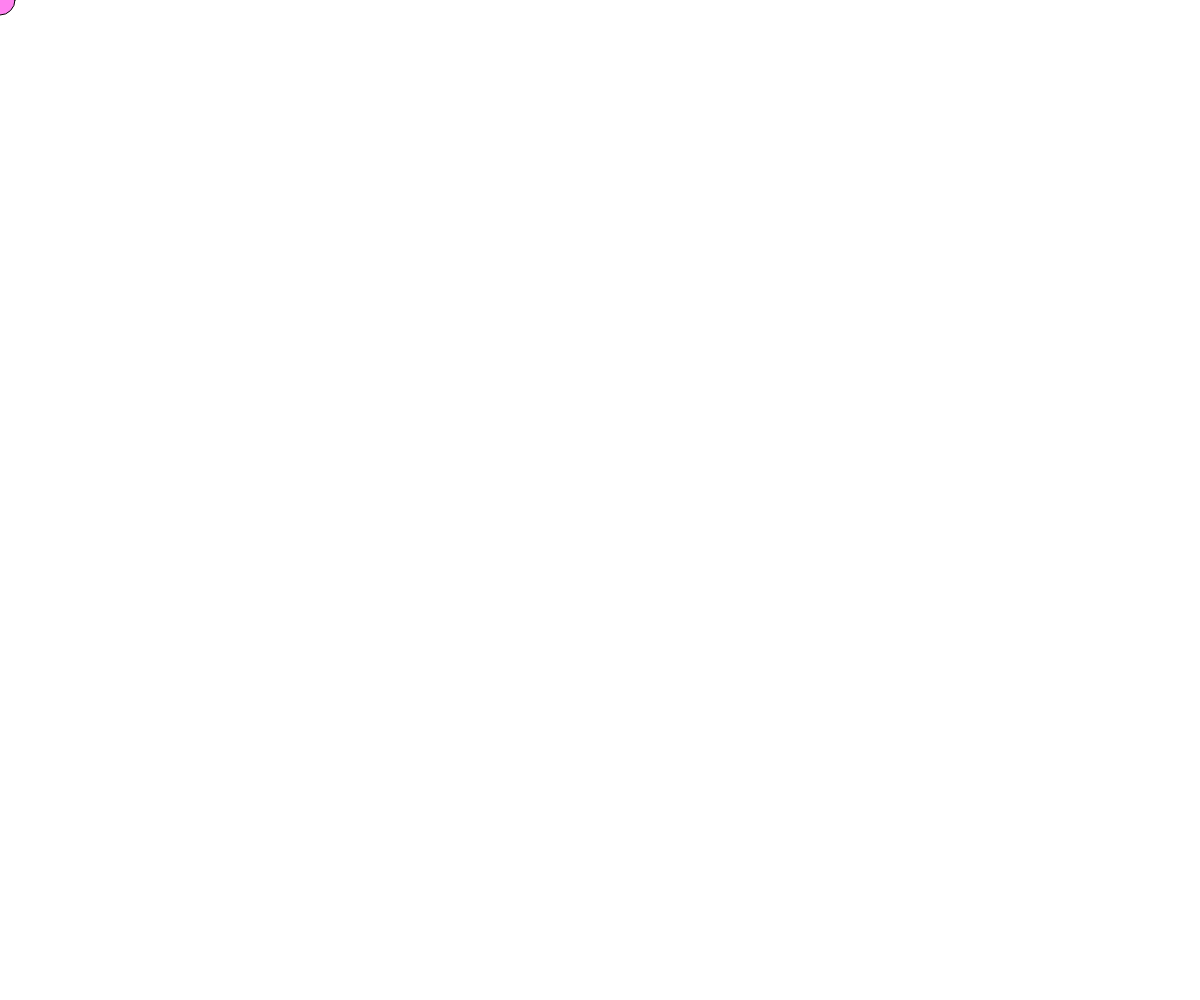
Frame 1 (no input)
Frame 60 (no input): identical to frame 1, image omitted
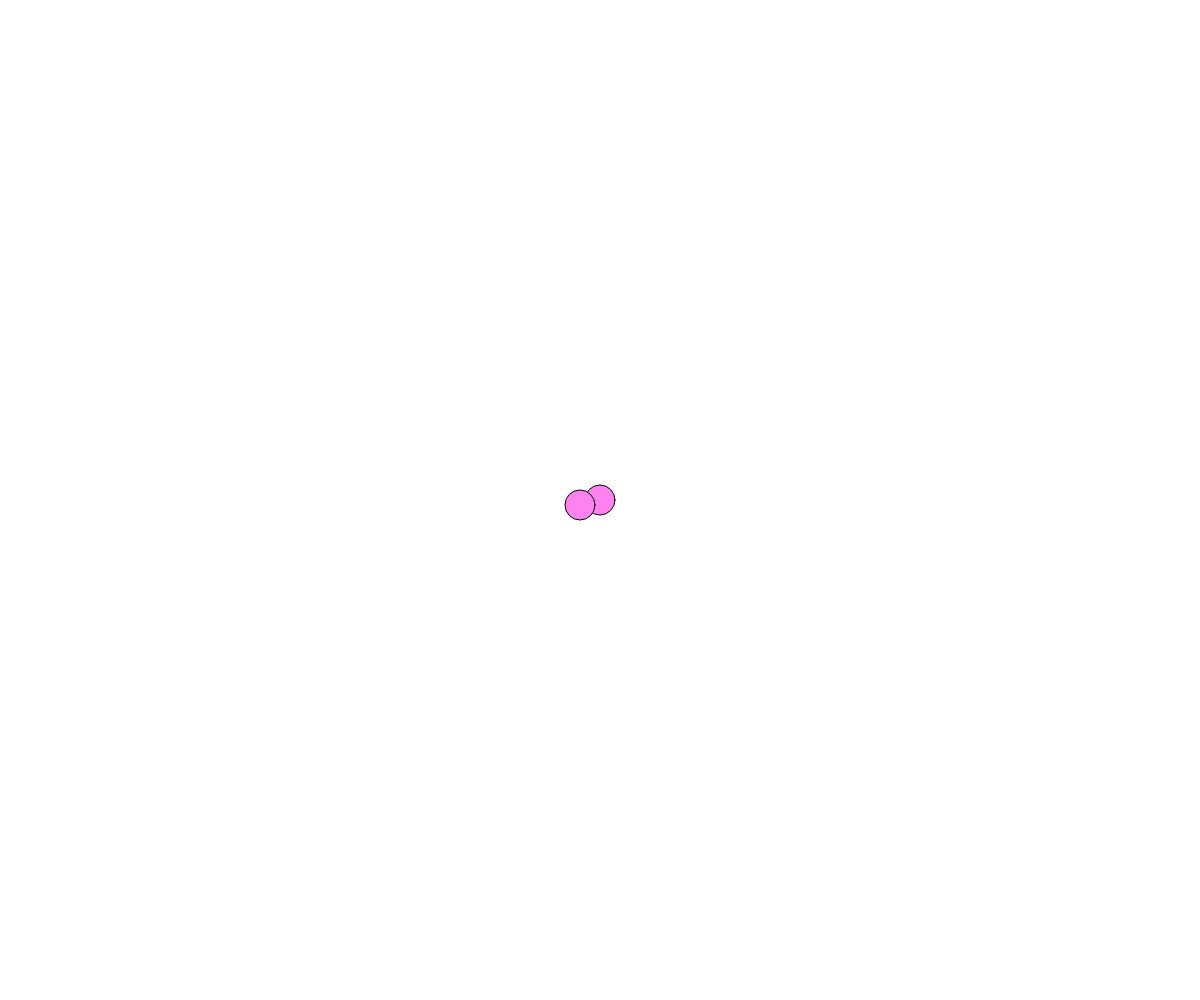
Frame 120 (the mouse pressed at the canvas centre since frame 60)

The p5.js sketch that drew these frames (run headless with seeded random() and noise() and a simulated clock; from frame 60 on, the mouse is pressed at the canvas centre):

// p5.js sketch
// ── sketch.js
//let canvas;
let xPos = 0;
let yPos = 0;
let easing = 0.2;

function setup() {
  canvas = createCanvas(windowWidth, windowHeight);
  canvas.position(0, 0);
  canvas.style("z-index", -3);
  //background(125);
}
function windowResized() {
  resizeCanvas(windowWidth, windowHeight);
}

function draw() {
  clear();
  xPos = xPos + (mouseX - xPos) * easing;
  yPos = yPos + (mouseY - yPos) * easing;

  drawThing(xPos, yPos);
}

function drawThing(_x, _y) {
  //strokeWeight(0);
  //fill(random(200, 255), random(200, 255), random(200, 255));
  //ellipse(_x, _y, 30, 30);

  fill(300, 130, 240);
  ellipse(_x, _y, 30, 30);
  ellipse(_x - 20, _y + 5, 30, 30);

  fill(300, 100, 200);
  ellipse(_x + 20, _y + 0);
}
